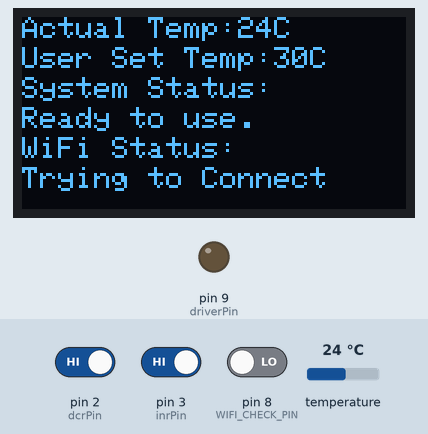
Recording of a sketch running on a simulated Arduino Uno, built with avr-gcc and run on an emulated ATmega328P. Parts: 128×64 one-colour display, output pins drawn as LEDs (lit = HIGH). The inputs (shaded band) are chosen by the test bench; at power-on: temperature 24 °C, pin 8 (WIFI_CHECK_PIN) LOW, pin 3 (inrPin) HIGH, pin 2 (dcrPin) HIGH.

Above: at 2.4 s.
2.5 s: temperature set to 29.3 °C
At 4.0 s:
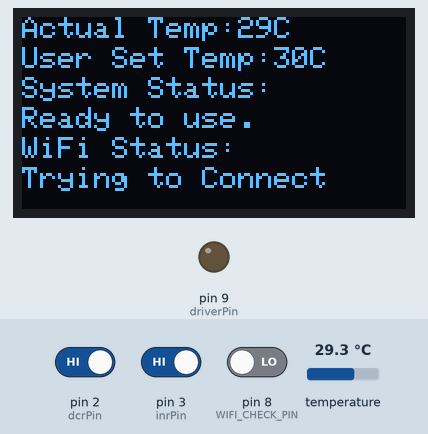
4.8 s: temperature set to 30.8 °C
At 6.0 s:
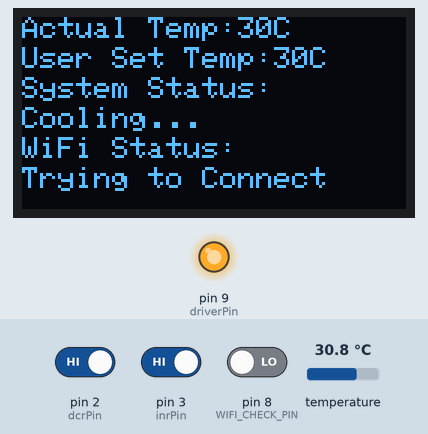
6.4 s: pin 8 (WIFI_CHECK_PIN) driven HIGH
At 7.8 s:
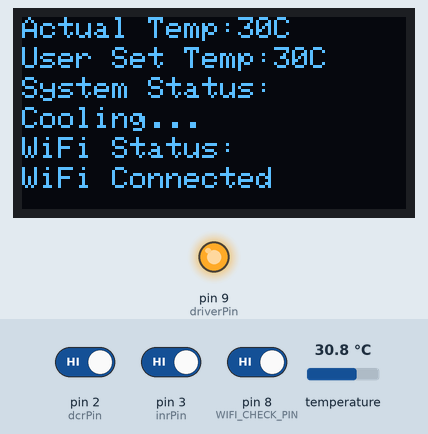
8.8 s: pin 3 (inrPin) driven LOW
At 9.8 s:
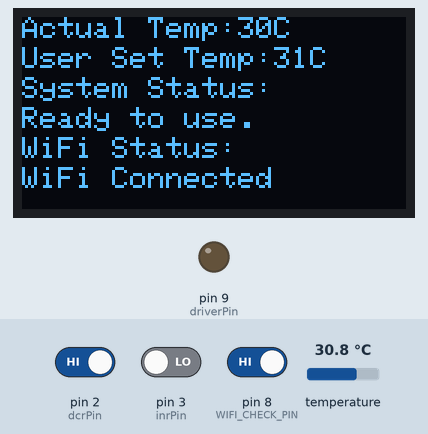
10.4 s: temperature set to 12 °C
At 11.3 s:
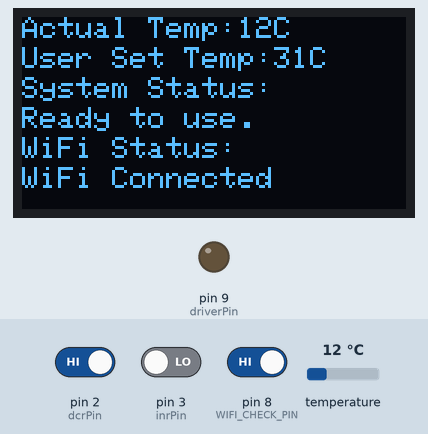
12.1 s: pin 2 (dcrPin) driven LOW
At 12.9 s:
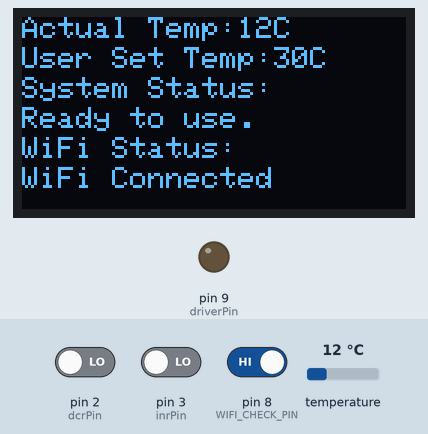
Timing chart, 0 to 14.7 s (numbered marks = the images above; inputs shaded):
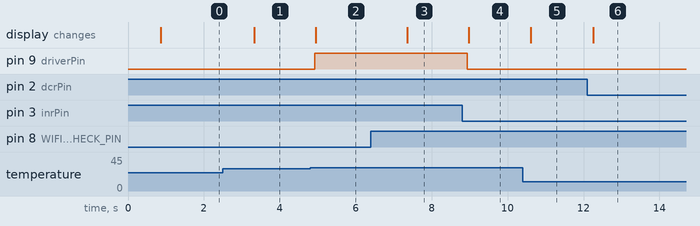

The sketch:

WaterCoolerControl.ino
```cpp
/*
Author: Bigyan Chapagain
28 Oct, 2017
*/

/*Caution: nodeMCU cannot tolerate 5V
Metro(x) is the x milliseconds of non blocking delay.*/
#include <OneWire.h>
/** This is OneWire.h library is for nodeMCU/ESP8266.
  * OneWire.h library made for Arduino is not compatible for nodeMCU right out of the box.
  * This OneWire.h was found on github (as of Sept 30, 2017):
  * https://github.com/Yveaux/esp8266-Arduino/blob/master/esp8266com/esp8266/libraries/OneWire/OneWire.h
  * */
#include <DallasTemperature.h>
#define ONE_WIRE_BUS 6 //connect sensor to pin6 of arduino
#include <SPI.h>
#include <Wire.h>//TWI/IIC lib
#include <Adafruit_GFX.h>//GUI lib
#include <Adafruit_SSD1306.h>//oled h/w lib
#include <TimerOne.h>
#define OLED_RESET LED_BUILTIN
#define WIFI_CHECK_PIN 8
//In nodeMCU the LED_BUILTIN is GPIO16

Adafruit_SSD1306 display(OLED_RESET);//Initialize Adafruit display
OneWire oneWire(ONE_WIRE_BUS);//ds18b20 & oneWire library code : copied-pasted
DallasTemperature sensors(&oneWire);
String systemStatus="LOADING...";
double temp;
String wifiStatus="Trying to Connect";
const int driverPin=9; //relay_driver
volatile byte inrPin=3;//Increasing Temp Button connected to ISR Pin
volatile byte dcrPin=2;//Decreasing Temp Button connected to ISR Pin
int userSetTemp=30;//default temp will be 30 degree Celcius

unsigned long lastInrPush=0;
unsigned long lastDcrPush=0;
unsigned long debounceDelay = 200;
boolean wifi_check=false;
void setup() {
  sensors.begin();
  display.begin(SSD1306_SWITCHCAPVCC, 0x3C);  // initialize with the I2C addr 0x3C (for the 128x64)
//  ticker1.attach(.5,disp);//tickerObj.attach(timeInSecs,isrFunction): Timer ISR
  pinMode(driverPin,OUTPUT);
	pinMode(inrPin,INPUT);
	pinMode(dcrPin,INPUT);
  pinMode(WIFI_CHECK_PIN,INPUT);
//  Timer1.initialize(6000000);//1min
//  Timer1.attachInterrupt(wifiCheck);
	attachInterrupt(digitalPinToInterrupt(inrPin), inrTemp, FALLING);
  //digitalPinToInterrupt(3) returns 1 (in Arduino UNO, not in nodeMCU), which is int1
	attachInterrupt(digitalPinToInterrupt(dcrPin), dcrTemp, FALLING);
}
void loop(){
  tempCtrl();//not time critical event. Hence, not called via time interrupt
  disp();
  if(digitalRead(WIFI_CHECK_PIN)==HIGH&&!wifi_check){//Doesn't work perfect; will edit later as we get funding.
    wifiStatus="WiFi Connected";
    wifi_check=true;
  }
}
```

dcrTemp.ino
```cpp
void dcrTemp(){//isr
  unsigned long Millis=millis();
  if(Millis-lastDcrPush>debounceDelay){
    lastDcrPush=Millis;
    --userSetTemp;
  }
  /*The decrement in temp should be immediately
   *reflected on the display. So, maybe, we need to disp()
   here too.*/
}
```

disp.ino
```cpp
void disp(){
  display.clearDisplay();
  display.setTextSize(1);
  display.setTextColor(WHITE);
  display.setCursor(0,0);
  display.print("Actual Temp:");
  display.print(round(temp*100)/100);//truncating
  display.println("C");
  display.setCursor(0,10);
  display.print("User Set Temp:");
  display.print(userSetTemp);
  display.println("C");
  display.setCursor(0,20);
  display.println("System Status: ");
  display.setCursor(0,30);
  display.print(systemStatus);
  display.setCursor(0,40);
  display.print("WiFi Status:");
  display.setCursor(0,50);
  display.println(wifiStatus);
  display.display();
}
```

inrTemp.ino
```cpp
void inrTemp(){//isr
  unsigned long Millis=millis();
  if(Millis-lastInrPush>debounceDelay){
      lastInrPush=Millis;
      ++userSetTemp;
  }
}
//Once you press the button,
//you don't want to alter userSetTemp until next 50ms debounceDelay:
//Therefore, You might want to debounce.
```

tempCtrl.ino
```cpp
void tempCtrl(){
  double prevTemp=temp;
  sensors.requestTemperatures();
  temp=sensors.getTempCByIndex(0);
  if(temp<-10||temp==85){//Hiding the innate error of sensor.
    temp=prevTemp;
  }
  /*The sensor has an innate problem.
  Sometimes, it automatically defaults to -127 or 85,
  which, consequently, does unwanted switching: its hardware error.*/
  if(temp>userSetTemp){
      digitalWrite(driverPin,HIGH);//turn on Thermo-electric-cooler system
      systemStatus="Cooling...";
  }
  else if(temp<=userSetTemp)
  {
    delay(20);//switching relay=transient brown-out
    digitalWrite(driverPin,LOW);
    systemStatus="Ready to use.";
  }
//  disp();
}
```

Measured:
- the behaviour switches between 30 and 30.1 °C on temperature (found by bisection; images 1 and 2)
- after the input at 2.5 s, the display: changes after 0.83 s (image 1)
- after the input at 4.8 s, pin 9 (driverPin): LOW → HIGH after 0.11 s; the display: changes after 0.15 s (image 2)
- after the input at 6.4 s, the display: changes after 0.95 s (image 3)
- after the input at 8.8 s, pin 9 (driverPin): HIGH → LOW after 0.14 s; the display: changes after 0.17 s (image 4)
- after the input at 10.4 s, the display: changes after 0.21 s (image 5)
- after the input at 12.1 s, the display: changes after 0.15 s (image 6)
